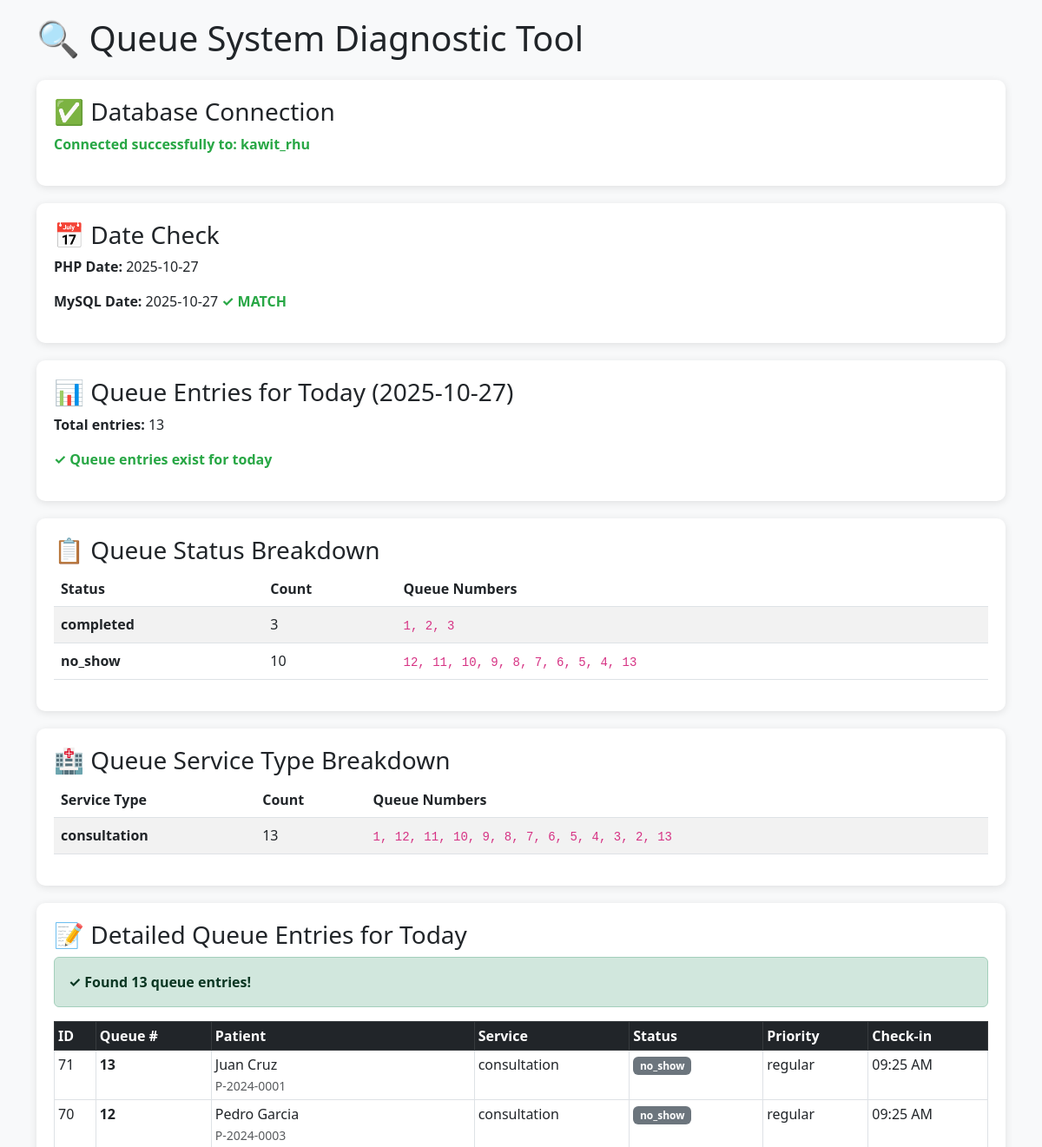
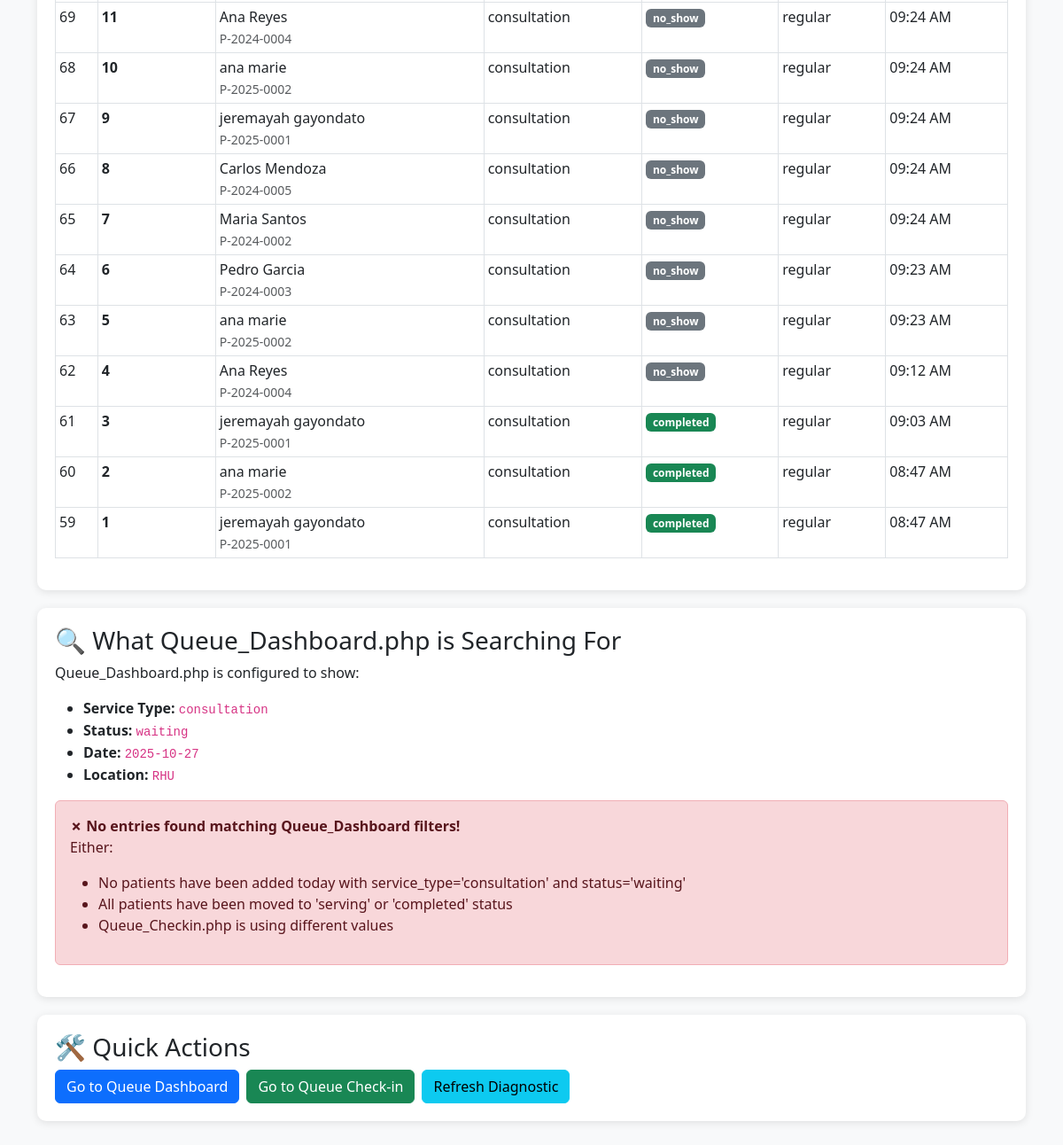
Screenshot of /kawit_rhu/Admin/Rural_Health_Unit/queue_diagnostic.php with the database file from the repository (2 pictures, top to bottom).
### tables this page shows
CREATE TABLE `queue` (
  `id` int(11) NOT NULL,
  `queue_number` varchar(20) NOT NULL,
  `patient_id` int(11) NOT NULL,
  `service_type` enum('consultation','laboratory','pharmacy','certificate','maternity','nip','family_planning') DEFAULT 'consultation',
  `priority` enum('urgent','senior_pwd','pregnant','regular') DEFAULT 'regular',
  `status` enum('waiting','serving','completed','cancelled','no_show') DEFAULT 'waiting',
  `check_in_time` datetime NOT NULL,
  `called_time` datetime DEFAULT NULL,
  `start_time` datetime DEFAULT NULL,
  `end_time` datetime DEFAULT NULL,
  `queue_date` date NOT NULL,
  `estimated_wait_minutes` int(11) DEFAULT 0,
  `actual_wait_minutes` int(11) DEFAULT 0,
  `position_in_queue` int(11) DEFAULT 0,
  `served_by` int(11) DEFAULT NULL,
  `counter_number` int(11) DEFAULT NULL,
  `location_type` enum('RHU','BHS') DEFAULT 'RHU',
  `barangay_id` int(11) DEFAULT NULL,
  `notes` text DEFAULT NULL,
  `cancellation_reason` text DEFAULT NULL,
  `created_at` timestamp NOT NULL DEFAULT current_timestamp(),
  `updated_at` timestamp NOT NULL DEFAULT current_timestamp() ON UPDATE current_timestamp()
);

CREATE TABLE `patients` (
  `id` int(11) NOT NULL,
  `user_id` int(11) DEFAULT NULL,
  `patient_id` varchar(20) NOT NULL,
  `first_name` varchar(50) NOT NULL,
  `middle_name` varchar(50) DEFAULT NULL,
  `last_name` varchar(50) NOT NULL,
  `suffix` varchar(10) DEFAULT NULL,
  `date_of_birth` date NOT NULL,
  `gender` enum('Male','Female','Other') NOT NULL,
  `civil_status` enum('Single','Married','Widowed','Divorced','Separated') DEFAULT 'Single',
  `address` text NOT NULL,
  `barangay_id` int(11) DEFAULT NULL,
  `phone` varchar(15) DEFAULT NULL,
  `email` varchar(100) DEFAULT NULL,
  `blood_type` varchar(5) DEFAULT NULL,
  `allergies` text DEFAULT NULL,
  `medical_history` text DEFAULT NULL,
  `emergency_contact_name` varchar(100) DEFAULT NULL,
  `emergency_contact_phone` varchar(15) DEFAULT NULL,
  `emergency_contact_relationship` varchar(50) DEFAULT NULL,
  `guardian_name` varchar(200) DEFAULT NULL,
  `guardian_relationship` varchar(100) DEFAULT NULL,
  `philhealth_number` varchar(20) DEFAULT NULL,
  `osca_number` varchar(50) DEFAULT NULL,
  `family_number` varchar(50) DEFAULT NULL,
  `pwd_status` enum('YES','NO') DEFAULT 'NO',
  `four_ps_status` enum('YES','NO') DEFAULT 'NO',
  `occupation` varchar(100) DEFAULT NULL,
  `educational_attainment` varchar(50) DEFAULT NULL,
  `religion` varchar(50) DEFAULT NULL,
  `profile_picture` varchar(255) DEFAULT NULL,
  `is_active` tinyint(1) DEFAULT 1,
  `created_at` timestamp NOT NULL DEFAULT current_timestamp(),
  `updated_at` timestamp NOT NULL DEFAULT current_timestamp() ON UPDATE current_timestamp(),
  `temperature` decimal(4,1) DEFAULT NULL COMMENT 'In Celsius',
  `blood_pressure` varchar(20) DEFAULT NULL COMMENT 'Format: 120/80',
  `heart_rate` int(11) DEFAULT NULL COMMENT 'Beats per minute',
  `respiratory_rate` int(11) DEFAULT NULL COMMENT 'Breaths per minute',
  `oxygen_saturation` int(11) DEFAULT NULL COMMENT 'Percentage',
  `weight_kg` decimal(5,2) DEFAULT NULL COMMENT 'Weight in kilograms',
  `height_cm` decimal(5,2) DEFAULT NULL COMMENT 'Height in centimeters',
  `bmi` decimal(4,1) DEFAULT NULL COMMENT 'Calculated BMI',
  `is_current_smoker` enum('YES','NO') DEFAULT 'NO',
  `has_alcohol_intake` enum('YES','NO') DEFAULT 'NO',
  `has_illicit_drug_use` enum('YES','NO') DEFAULT 'NO',
  `eats_unhealthy_foods` enum('YES','NO') DEFAULT 'NO',
  `has_regular_exercise` enum('YES','NO') DEFAULT 'NO',
  `has_hypertension` enum('YES','NO') DEFAULT 'NO',
  `gets_hypertension_meds_from_rhu` enum('YES','NO') DEFAULT 'NO',
  `has_diabetes` enum('YES','NO') DEFAULT 'NO',
  `gets_diabetes_meds_from_rhu` enum('YES','NO') DEFAULT 'NO'
);

### kawit_rhu/Admin/Rural_Health_Unit/queue_diagnostic.php (the view, shortened to what this page needs)
<?php
$host = 'localhost';
$dbname = 'kawit_rhu';
$username = 'root';
$password = '';
try {
    $pdo = new PDO("mysql:host=$host;dbname=$dbname", $username, $password);
    $pdo->setAttribute(PDO::ATTR_ERRMODE, PDO::ERRMODE_EXCEPTION);
} catch(PDOException $e) {
    die("Connection failed: " . $e->getMessage());
}
$today = date('Y-m-d');
?>
<!DOCTYPE html>
<html lang="en">
<head>
    <link href="https://cdnjs.cloudflare.com/ajax/libs/bootstrap/5.3.0/css/bootstrap.min.css" rel="stylesheet">
</head>
<body>
    <div class="container">
        <h1 class="mb-4">🔍 Queue System Diagnostic Tool</h1>
        <div class="diagnostic-card">
            <h3>✅ Database Connection</h3>
            <p class="status-ok">Connected successfully to: <?php echo $dbname; ?></p>
        </div>
        <div class="diagnostic-card">
            <h3>📅 Date Check</h3>
            <p><strong>PHP Date:</strong> <?php echo $today; ?></p>
            <p><strong>MySQL Date:</strong>
                <?php
                $mysqlDate = $pdo->query("SELECT CURDATE()")->fetchColumn();
                echo $mysqlDate;
                if ($today === $mysqlDate) {
                    echo ' <span class="status-ok">✓ MATCH</span>';
                } else {
                    echo ' <span class="status-error">✗ MISMATCH - This could be your problem!</span>';
                }
                ?>
            </p>
        </div>
        <div class="diagnostic-card">
            <h3>📊 Queue Entries for Today (<?php echo $today; ?>)</h3>
            <?php
            $stmt = $pdo->prepare("SELECT COUNT(*) as total FROM queue WHERE queue_date = ?");
            $stmt->execute([$today]);
            $totalCount = $stmt->fetchColumn();
            ?>
            <p><strong>Total entries:</strong> <?php echo $totalCount; ?></p>
            <?php if ($totalCount === 0): ?>
                <p class="status-error">⚠️ NO QUEUE ENTRIES FOUND FOR TODAY!</p>
                <p>Possible reasons:</p>
                <ul>
                    <li>No patients have been added to queue today</li>
                    <li>Date mismatch between systems</li>
                    <li>Queue_Checkin.php is not saving to database</li>
                </ul>
            <?php else: ?>
                <p class="status-ok">✓ Queue entries exist for today</p>
            <?php endif; ?>
        </div>
        <div class="diagnostic-card">
            <h3>📋 Queue Status Breakdown</h3>
            <?php
            $stmt = $pdo->prepare("
                SELECT
                    status,
                    COUNT(*) as count,
                    GROUP_CONCAT(queue_number SEPARATOR ', ') as queue_numbers
                FROM queue
                WHERE queue_date = ?
                GROUP BY status
            ");
            $stmt->execute([$today]);
            $statusBreakdown = $stmt->fetchAll(PDO::FETCH_ASSOC);
            if (empty($statusBreakdown)):
            ?>
                <p class="status-warning">No queue entries found for today</p>
            <?php else: ?>
                <table class="table table-striped">
                    <thead>
                        <tr>
                            <th>Status</th>
                            <th>Count</th>
                            <th>Queue Numbers</th>
                        </tr>
                    </thead>
                    <tbody>
                        <?php foreach ($statusBreakdown as $row): ?>
                        <tr>
                            <td><strong><?php echo $row['status']; ?></strong></td>
                            <td><?php echo $row['count']; ?></td>
                            <td><code><?php echo $row['queue_numbers']; ?></code></td>
                        </tr>
                        <?php endforeach; ?>
                    </tbody>
                </table>
            <?php endif; ?>
        </div>
        <div class="diagnostic-card">
            <h3>🏥 Queue Service Type Breakdown</h3>
            <?php
            $stmt = $pdo->prepare("
                SELECT
                    service_type,
                    COUNT(*) as count,
                    GROUP_CONCAT(queue_number SEPARATOR ', ') as queue_numbers
                FROM queue
                WHERE queue_date = ?
                GROUP BY service_type
            ");
            $stmt->execute([$today]);
            $serviceBreakdown = $stmt->fetchAll(PDO::FETCH_ASSOC);
            if (empty($serviceBreakdown)):
            ?>
                <p class="status-warning">No queue entries found for today</p>
            <?php else: ?>
                <table class="table table-striped">
                    <thead>
                        <tr>
                            <th>Service Type</th>
                            <th>Count</th>
                            <th>Queue Numbers</th>
                        </tr>
                    </thead>
                    <tbody>
                        <?php foreach ($serviceBreakdown as $row): ?>
                        <tr>
                            <td><strong><?php echo $row['service_type']; ?></strong></td>
                            <td><?php echo $row['count']; ?></td>
                            <td><code><?php echo $row['queue_numbers']; ?></code></td>
                        </tr>
                        <?php endforeach; ?>
                    </tbody>
                </table>
            <?php endif; ?>
        </div>
        <div class="diagnostic-card">
            <h3>📝 Detailed Queue Entries for Today</h3>
            <?php
            $stmt = $pdo->prepare("
                SELECT
                    q.*,
                    CONCAT(p.first_name, ' ', p.last_name) as patient_name,
                    p.patient_id as patient_number
                FROM queue q
                LEFT JOIN patients p ON q.patient_id = p.id
                WHERE q.queue_date = ?
                ORDER BY q.check_in_time DESC
                LIMIT 20
            ");
            $stmt->execute([$today]);
            $allQueue = $stmt->fetchAll(PDO::FETCH_ASSOC);
            if (empty($allQueue)):
            ?>
                <div class="alert alert-warning">
                    <h5>⚠️ NO QUEUE ENTRIES FOUND!</h5>
                    <p><strong>This is the problem!</strong> Queue_Checkin.php is not successfully adding patients to the database.</p>
                    <h6>Debug Steps:</h6>
                    <ol>
                        <li>Open Queue_Checkin.php in your browser</li>
                        <li>Open Browser Console (F12 → Console tab)</li>
                        <li>Try to add a patient</li>
                        <li>Check console for errors</li>
                        <li>Look for JSON response in Network tab</li>
                    </ol>
                </div>
            <?php else: ?>
                <div class="alert alert-success">
                    <strong>✓ Found <?php echo count($allQueue); ?> queue entries!</strong>
                </div>
                <div class="table-responsive">
                    <table class="table table-bordered table-sm">
                        <thead class="table-dark">
                            <tr>
                                <th>ID</th>
                                <th>Queue #</th>
                                <th>Patient</th>
                                <th>Service</th>
                                <th>Status</th>
                                <th>Priority</th>
                                <th>Check-in</th>
                            </tr>
                        </thead>
                        <tbody>
                            <?php foreach ($allQueue as $q): ?>
                            <tr>
                                <td><?php echo $q['id']; ?></td>
                                <td><strong><?php echo $q['queue_number']; ?></strong></td>
                                <td>
                                    <?php echo $q['patient_name']; ?><br>
                                    <small class="text-muted"><?php echo $q['patient_number']; ?></small>
                                </td>
                                <td><?php echo $q['service_type']; ?></td>
                                <td>
                                    <span class="badge bg-<?php
                                        echo $q['status'] === 'waiting' ? 'warning' :
                                             ($q['status'] === 'serving' ? 'primary' :
                                             ($q['status'] === 'completed' ? 'success' : 'secondary'));
                                    ?>">
                                        <?php echo $q['status']; ?>
                                    </span>
                                </td>
                                <td><?php echo $q['priority']; ?></td>
                                <td><?php echo date('h:i A', strtotime($q['check_in_time'])); ?></td>
                            </tr>
                            <?php endforeach; ?>
                        </tbody>
                    </table>
                </div>
            <?php endif; ?>
        </div>
        <div class="diagnostic-card">
            <h3>🔍 What Queue_Dashboard.php is Searching For</h3>
            <p>Queue_Dashboard.php is configured to show:</p>
            <ul>
                <li><strong>Service Type:</strong> <code>consultation</code></li>
                <li><strong>Status:</strong> <code>waiting</code></li>
                <li><strong>Date:</strong> <code><?php echo $today; ?></code></li>
                <li><strong>Location:</strong> <code>RHU</code></li>
            </ul>
            <?php
            $stmt = $pdo->prepare("
                SELECT COUNT(*) as count
                FROM queue q
                WHERE q.queue_date = ?
                AND q.service_type = 'consultation'
                AND q.status = 'waiting'
            ");
            $stmt->execute([$today]);
            $matchingCount = $stmt->fetchColumn();
            ?>
            <div class="alert alert-<?php echo $matchingCount > 0 ? 'success' : 'danger'; ?>">
                <?php if ($matchingCount > 0): ?>
                    <strong>✓ Found <?php echo $matchingCount; ?> entries matching Queue_Dashboard filters!</strong>
                    <p>The entries exist. If Queue_Dashboard.php is not showing them, the issue is with the JavaScript/AJAX loading.</p>
                <?php else: ?>
                    <strong>✗ No entries found matching Queue_Dashboard filters!</strong>
                    <p>Either:</p>
                    <ul>
                        <li>No patients have been added today with service_type='consultation' and status='waiting'</li>
                        <li>All patients have been moved to 'serving' or 'completed' status</li>
                        <li>Queue_Checkin.php is using different values</li>
                    </ul>
                <?php endif; ?>
            </div>
        </div>
        <div class="diagnostic-card">
            <h3>🛠️ Quick Actions</h3>
            <div class="d-flex gap-2">
                <a href="Queue_Dashboard.php" class="btn btn-primary">
                    <i class="fas fa-list"></i> Go to Queue Dashboard
                </a>
                <a href="Queue_Checkin.php" class="btn btn-success">
                    <i class="fas fa-user-plus"></i> Go to Queue Check-in
                </a>
                <button onclick="location.reload()" class="btn btn-info">
                    <i class="fas fa-sync"></i> Refresh Diagnostic
                </button>
            </div>
        </div>
    </div>
</body>
</html>

### kawit_rhu/Admin/Rural_Health_Unit/queue_diagnostic.php (style rules this page uses)
body { padding: 20px; background: #f8f9fa; }
.diagnostic-card { background: white; border-radius: 10px; padding: 20px; margin-bottom: 20px; box-shadow: 0 2px 10px rgba(0,0,0,0.1); }
.status-ok { color: #28a745; font-weight: bold; }

### rows the page displays
queue: id "71", queue_number "13", patient_name "Juan Cruz", patient.patient_id "P-2024-0001", service_type "consultation", status "no_show", priority "regular", check_in_time "09:25 AM"
queue: id "70", queue_number "12", patient_name "Pedro Garcia", patient.patient_id "P-2024-0003", service_type "consultation", status "no_show", priority "regular", check_in_time "09:25 AM"
queue: id "69", queue_number "11", patient_name "Ana Reyes", patient.patient_id "P-2024-0004", service_type "consultation", status "no_show", priority "regular", check_in_time "09:24 AM"
queue: id "68", queue_number "10", patient_name "ana marie", patient.patient_id "P-2025-0002", service_type "consultation", status "no_show", priority "regular", check_in_time "09:24 AM"
queue: id "67", queue_number "9", patient_name "jeremayah gayondato", patient.patient_id "P-2025-0001", service_type "consultation", status "no_show", priority "regular", check_in_time "09:24 AM"
queue: id "66", queue_number "8", patient_name "Carlos Mendoza", patient.patient_id "P-2024-0005", service_type "consultation", status "no_show", priority "regular", check_in_time "09:24 AM"
queue: id "65", queue_number "7", patient_name "Maria Santos", patient.patient_id "P-2024-0002", service_type "consultation", status "no_show", priority "regular", check_in_time "09:24 AM"
queue: id "64", queue_number "6", patient_name "Pedro Garcia", patient.patient_id "P-2024-0003", service_type "consultation", status "no_show", priority "regular", check_in_time "09:23 AM"
queue: id "63", queue_number "5", patient_name "ana marie", patient.patient_id "P-2025-0002", service_type "consultation", status "no_show", priority "regular", check_in_time "09:23 AM"
queue: id "62", queue_number "4", patient_name "Ana Reyes", patient.patient_id "P-2024-0004", service_type "consultation", status "no_show", priority "regular", check_in_time "09:12 AM"
queue: id "61", queue_number "3", patient_name "jeremayah gayondato", patient.patient_id "P-2025-0001", service_type "consultation", status "completed", priority "regular", check_in_time "09:03 AM"
queue: id "60", queue_number "2", patient_name "ana marie", patient.patient_id "P-2025-0002", service_type "consultation", status "completed", priority "regular", check_in_time "08:47 AM"
queue: id "59", queue_number "1", patient_name "jeremayah gayondato", patient.patient_id "P-2025-0001", service_type "consultation", status "completed", priority "regular", check_in_time "08:47 AM"

### other values shown
$dbname "kawit_rhu"
$mysqlDate "2025-10-27"
$totalCount "13"
$row['status'] "completed"
$row['count'] "3"
$row['queue_numbers'] "1, 2, 3"
$row['status'] "no_show"
$row['count'] "10"
$row['queue_numbers'] "12, 11, 10, 9, 8, 7, 6, 5, 4, 13"
$row['service_type'] "consultation"
$row['count'] "13"
$row['queue_numbers'] "1, 12, 11, 10, 9, 8, 7, 6, 5, 4, 3, 2, 13"
count($allQueue) "13"
